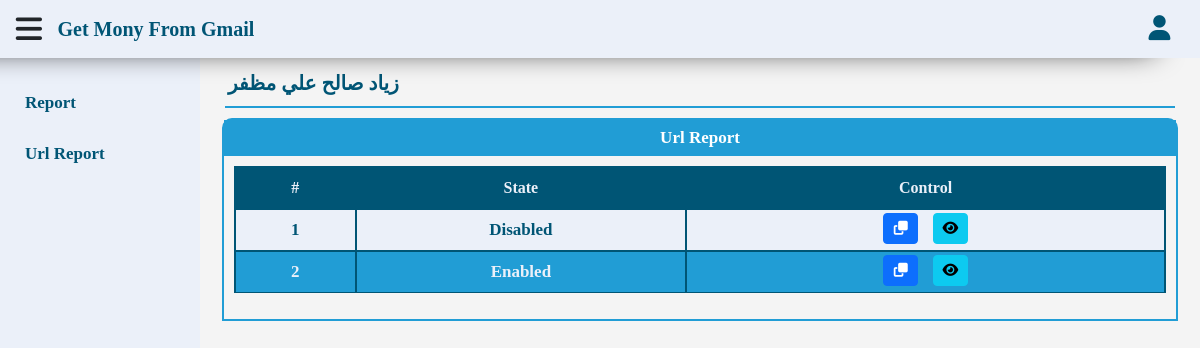
The app's page /gmr/report.php?Page=Url (signed in) with its own data.
### tables this page shows
CREATE TABLE `users` (
  `id` int(11) NOT NULL,
  `username` text NOT NULL,
  `pass` text NOT NULL,
  `phone` text NOT NULL,
  `main_email` varchar(255) NOT NULL,
  `email` text NOT NULL,
  `us_date` timestamp NOT NULL DEFAULT current_timestamp(),
  `active` int(1) NOT NULL DEFAULT 1,
  `type` int(1) NOT NULL DEFAULT 2
);

CREATE TABLE `url_transactions` (
  `id` int(11) NOT NULL,
  `username` text NOT NULL,
  `phone` text NOT NULL,
  `customer` text NOT NULL,
  `ut_url` varchar(255) NOT NULL,
  `ut_state` int(1) NOT NULL DEFAULT 0,
  `checked` tinyint(1) NOT NULL DEFAULT 0,
  `ut_date` timestamp NOT NULL DEFAULT current_timestamp(),
  `email_name` text NOT NULL
);

### gmr/function.php (called while the page is built, shortened)
<?php
function filterPage() {
    if (isset($_GET['Page']) && !empty($_GET['Page'])) {
        return filter_var($_GET['Page'], FILTER_SANITIZE_STRING);
    }
}
function getItem($table, $value, $where, $select) {
    global $con;
    $statment = $con->prepare("SELECT * FROM $table WHERE $where");
    $statment->execute(array($value));
    $fetch = $statment->fetch();
    return $fetch[$select];
}
function getData ($table, $where = '1 = 1', $value = null, $by = 'id', $order = 'DESC', $limit = null) {
    global $con;
    $statment = $con->prepare("SELECT * FROM $table WHERE $where ORDER BY $by $order $limit");
    $statment->execute($value);
    return $statment->fetchAll();
}
function printName($number) {
    if ($number == 1) {
        return 'Enabled';
    } else {
        return 'Disabled';
    }
}

### gmr/inc/page/report/url.php (the view, shortened to what this page needs)
<div class="content">
    <nav class="navbar navbar-expand-lg">
        <a class="navbar-brand">
            <span>
                <?php echo getItem('users', $_SESSION['foursan'], 'username = ?', 'username') ?>
            </span>
        </a>
    </nav>
    <div class="container">
        <div class="panel">
            <div class="panel-heading">
                <?php echo $pageTitle ?>
            </div>
            <div class="panel-body">
                <div class="table-responsive">
                    <table class="table">
                <thead>
                    <tr>
                        <th scope="col">#</th>
                        <th scope="col">State</th>
                        <th scope="col">Control</th>
                    </tr>
                </thead>
                <tbody>
                    <?php $i = 1; foreach (getData('url_transactions','username=?',array($_SESSION['foursan'])) as $all) { ?>
                    <tr>
                        <td><?php echo $i ?></td>
                        <td><?php echo printName($all['ut_state']) ?></td>
                        <td>
                            <a
                                href="#"
                                class="btn btn-primary btn-sm copy"
                                data-clipboard-action="copy"
                                data-clipboard-target="#foo<?php echo $all['id']?>">
                                <i class="fa fa-copy fa-fw"></i>
                            </a>
                            <a href="<?php echo $all['ut_url'] ?>" class="btn btn-info btn-sm" target="_blank">
                                <i class="fa fa-eye fa-fw"></i>
                            </a>
                        </td>
                    </tr>
                    <?php $i++; } ?>
                </tbody>
                    </table>
                </div>
            </div>
        </div>
    </div>
</div>

### gmr/lay/css/style.css (style rules this page uses)
:root { --background: #ebf0f9; --primary: white; --secondry: #005575; --third: #219dd5; }
* { box-sizing: border-box; font-family: 'Cairo'; }
body { background-color: #f4f4f4; }
a { text-decoration: none; }
.content { position: relative; top: 50px; left: 200px; width: calc(100% - 200px); transition: .3s; padding: 10px; }
.navbar { border-bottom: 2px solid var(--third); margin: 0 15px 10px; padding: 3px; }
.navbar .navbar-brand { color: var(--secondry); font-weight: bold; font-size: 20px; margin: 0; }
.panel { border: 2px solid var(--third); margin-bottom: 10px; border-radius: 10px 10px 0 0; }
.panel .panel-heading { padding: 5px; font-size: 17px; font-weight: bold; background-color: var(--third); color: var(--primary); text-align: center; }
.panel .panel-body { padding: 10px; }
table thead { background-color: var(--secondry); color: var(--background); }
table tbody tr { color: var(--secondry); font-size: 17px; }
table tbody tr td { padding: 3px !important; font-weight: bold; }
table tbody tr:nth-child(odd) { background-color: var(--background); color: var(--secondry); }
table tbody tr:nth-child(even) { background-color: var(--third); color: var(--background); }
table th, table td { border: 2px solid var(--secondry); vertical-align: middle; text-align: center; }
table td a { display: block; margin: 0 5px 3px; }

### records on screen
users: username "زياد صالح علي مظفر"
url_transactions: ut_state "Disabled"
url_transactions: ut_state "Enabled"

### other values on screen
$pageTitle "Url Report"
